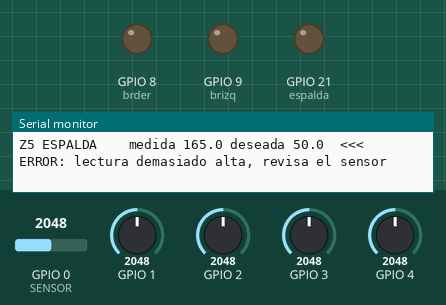
This sketch was run on a simulated ESP32-S3. Shown: output pins drawn as LEDs (lit = HIGH), the last lines printed to the serial monitor. The inputs (shaded band) are chosen by the test bench; at power-on: GPIO 0 (SENSOR) = 2048, GPIO 1 = 2048, GPIO 4 = 2048, GPIO 2 = 2048, GPIO 3 = 2048 (analog values on the 0–4095 scale). EEPROM starts erased; nothing arrives over Bluetooth unless stated; a phone connects over Bluetooth LE 3 s after start; pins used as bus, display or sensor lines are not drawn.

Above: at 3.2 s.
3.3 s: GPIO 0 (SENSOR) set to 655
6.3 s: GPIO 0 (SENSOR) set to 576
At 7.5 s:
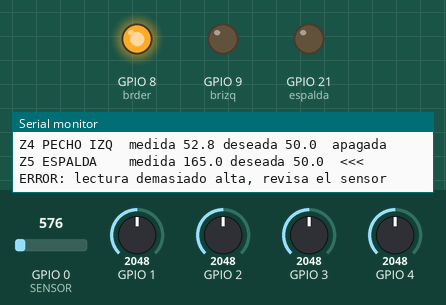
7.8 s: GPIO 1 set to 673
10.5 s: GPIO 1 set to 562
At 11.1 s:
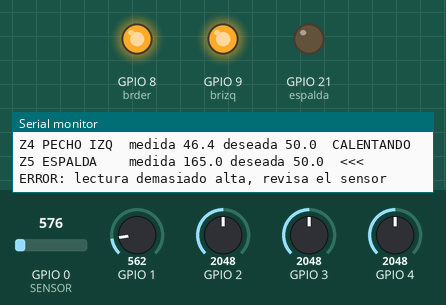
12.0 s: GPIO 4 set to 655
13.5 s: GPIO 4 set to 561
At 14.4 s:
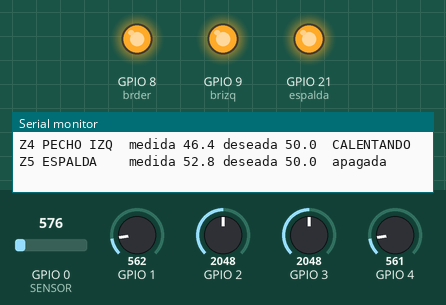
Timing chart, 0 to 16.0 s (numbered marks = the images above; inputs shaded):
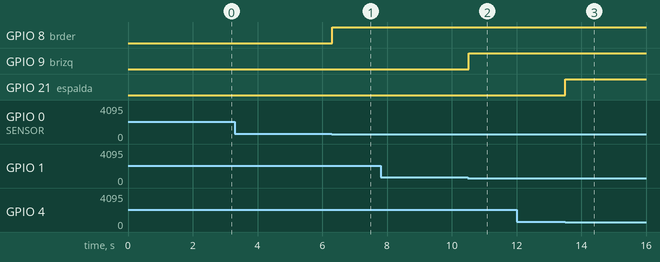

Measured:
- the behaviour switches between 621 and 620 on GPIO 0 (SENSOR) (found by bisection; images 0 and 1)
- the behaviour switches between 621 and 620 on GPIO 1 (found by bisection; images 1 and 2)
- the behaviour switches between 621 and 620 on GPIO 4 (found by bisection; images 2 and 3)
- after the input at 6.3 s, GPIO 8 (brder): LOW → HIGH at once
- after the input at 10.5 s, GPIO 9 (brizq): LOW → HIGH at once
- after the input at 13.5 s, GPIO 21 (espalda): LOW → HIGH at once

The sketch:

buzo_serial_read.ino
```cpp
#include <BLEDevice.h> //CONFIGURACION DE BLE
#include <BLEServer.h>
#include <BLEUtils.h>
#include <EEPROM.h>
float Z1;//BRAZO DERECHO TEMPERATURA PROMEDIO MEDIDA
float Z2;//BRAZO IZQUIERDO TEMPERATURA PROMEDIO MEDIDA
float Z3;//PECHO DERECHO TEMPERATURA PROMEDIO MEDIDA
float Z4;//PECHO IZQUIERDO TEMPERATURA PROMEDIO MEDIDA
float Z5;//ESPALDA TEMPERATURA PROMEDIO MEDIDA
float z1;//BRAZO DERECHO MEDICION
float z2;//BRAZO IZQUIERDO MEDICION
float z3;;//PECHO DERECHO MEDICION
float z4;//PECHO IZQUIERDO MEDICION
float z5;//ESPALDA MEDICION
float t1;//BRAZO DERECHO TEMPERATURA DESEADA
float t2;//BRAZO IZQUIERDO TEMPERATURA DESEADA
float t3;//PECHO DERECHO TEMPERATURA DESEADA
float t4;//PECHO IZQUIERDO TEMPERATURA DESEADA
float t5;//ESPALDA TEMPERATURA DESEADA
#define brder 8//BRAZO DERECHO
#define brizq 9 //BRAZO IZQUIERDO
#define pechoder 10//PECHO DERECHO
#define pechoizq 20//PECHO IZQUIERDO
#define espalda 21//ESPALDA
#define s1 5// ON/OFF
#define s2 6// TEMPERATURA 1
#define s3 7// TEMPERATURA 2
#define SERVICE_UUID        "4fafc201-1fb5-459e-8fcc-c5c9c331914b"
#define CHARACTERISTIC_UUID "beb5483e-36e1-4688-b7f5-ea07361b26a8"

// ============================================================
// NUEVO: FUNCIONES PARA LEER Y ESCRIBIR EN EL MONITOR SERIE
// ============================================================

// NUEVO: imprime una linea con el estado de UNA zona y marca los errores
void lineaZona(const char* nombre, float medida, float deseada) {
  String estado = "";
  if (medida < 2) estado = "  <<< ERROR: sensor desconectado o en corto (la zona se esta CALENTANDO!)";
  else if (medida > 55) estado = "  <<< ERROR: lectura demasiado alta, revisa el sensor";
  else if (medida < deseada) estado = "  CALENTANDO";
  else estado = "  apagada";
  Serial.println(String(nombre) + " medida " + String(medida, 1) + " deseada " + String(deseada, 1) + estado);
}

// NUEVO: imprime el estado de las 5 zonas
void mostrarEstado() {
  Serial.println("----- ESTADO -----");
  lineaZona("Z1 BRAZO DER ", Z1, t1);
  lineaZona("Z2 BRAZO IZQ ", Z2, t2);
  lineaZona("Z3 PECHO DER ", Z3, t3);
  lineaZona("Z4 PECHO IZQ ", Z4, t4);
  lineaZona("Z5 ESPALDA   ", Z5, t5);
}

// NUEVO: interpreta mensajes como "S3=35" (cambia la zona 3 a 35) o "?" (muestra el estado)
// Sirve igual si el mensaje llega por Bluetooth o lo escribes en el Monitor Serie
void procesarComando(String t) {
  t.trim();
  if (t.length() == 0) return;

  if (t == "?") {
    mostrarEstado();
    return;
  }

  int igual = t.indexOf('=');
  if (igual < 2 || (t[0] != 'S' && t[0] != 's')) {
    Serial.println("ERROR: comando no reconocido -> " + t);
    return;
  }

  int zona = t.substring(1, igual).toInt();
  String textoValor = t.substring(igual + 1);
  textoValor.trim();
  float valor = textoValor.toFloat();

  if (zona < 1 || zona > 5) {
    Serial.println("ERROR: zona fuera de rango (1 a 5) -> " + String(zona));
    return;
  }
  if (textoValor.length() == 0 || (valor == 0 && textoValor[0] != '0')) {
    Serial.println("ERROR: el valor no es un numero -> " + textoValor);
    return;
  }
  if (valor < 20 || valor > 50) {
    Serial.println("ERROR: valor fuera de rango (20 a 50) -> " + String(valor, 1));
    return;
  }

  switch (zona) {
    case 1: t1 = valor; break;
    case 2: t2 = valor; break;
    case 3: t3 = valor; break;
    case 4: t4 = valor; break;
    case 5: t5 = valor; break;
  }
  Serial.println("OK: zona " + String(zona) + " deseada " + String(valor, 1));
}

// NUEVO: lee lo que escribes en el Monitor Serie (con "Nueva linea" activado)
void leerSerial() {
  if (Serial.available()) {
    String linea = Serial.readStringUntil('\n');
    Serial.println("Serie recibido: " + linea);
    procesarComando(linea);
  }
}

// Se ejecuta cada vez que el celular escribe algo
class MisCallbacks : public BLECharacteristicCallbacks {
  void onWrite(BLECharacteristic *caracteristica) override {
    auto datos = caracteristica->getValue();

    String texto = "";
    for (size_t i = 0; i < datos.length(); i++) {
      texto += (char)datos[i];
    }

    Serial.print("Recibido: ");
    Serial.println(texto);
    procesarComando(texto);   // NUEVO: ahora el mensaje SI cambia t1..t5
  }
};
void setup() {
  Serial.begin(115200);
  analogReadResolution(12);
  EEPROM.begin(32);
  pinMode(brder,OUTPUT);//CONFIGURACION DE LOS PINES
  pinMode(brizq,OUTPUT);
  pinMode(pechoder,OUTPUT);
  pinMode(pechoizq,OUTPUT);
  pinMode(espalda,OUTPUT);
  pinMode(s1,INPUT);
  pinMode(s2,INPUT);
  pinMode(s3,INPUT);
  delay(2000);   // NUEVO: da tiempo a que el Monitor Serie se conecte
  BLEDevice::init("ESP32_Temp");
  BLEServer *servidor = BLEDevice::createServer();
  BLEService *servicio = servidor->createService(SERVICE_UUID);
  BLECharacteristic *caracteristica = servicio->createCharacteristic(
      CHARACTERISTIC_UUID,
      BLECharacteristic::PROPERTY_READ | BLECharacteristic::PROPERTY_WRITE);
  caracteristica->setCallbacks(new MisCallbacks());
  caracteristica->setValue("Hola");
  servicio->start();
  BLEAdvertising *anuncio = BLEDevice::getAdvertising();
  anuncio->addServiceUUID(SERVICE_UUID);
  BLEDevice::startAdvertising();
  Serial.println("BLE listo. Escribe ? para ver el estado, o S1=30 para cambiar una zona.");
  t1=EEPROM.read(1);
  t2=EEPROM.read(2);
  t3=EEPROM.read(3);
  t4=EEPROM.read(4);
  t5=EEPROM.read(5);
  // NUEVO: muestra lo que habia en la memoria y avisa si no es valido
  Serial.println("Memoria: t1=" + String(t1,0) + " t2=" + String(t2,0) + " t3=" + String(t3,0) + " t4=" + String(t4,0) + " t5=" + String(t5,0));
  if (t1<20||t1>50||t2<20||t2>50||t3<20||t3>50||t4<20||t4>50||t5<20||t5>50) {
    Serial.println("AVISO: la memoria esta vacia o tiene valores no validos. El programa los limitara a 20-50 (un 255 pasa a 50!). Envia S1=..S5=.. para fijar tus valores.");
  }
  }

void loop() {
leerSerial();   // NUEVO: revisa si escribiste algo en el Monitor Serie
for (int r1=0;r1<15; r1++){z1=z1+analogRead(0);};//PROMEDIO DE LAS MEDICIONES EN CADA SENSOR LM 35
Z1=z1/15;
for (int r2=0;r2<15; r2++){z2=z2+analogRead(1);};
Z2=z2/15;
for (int r3=0;r3<15; r3++){z3=z3+analogRead(2);};
Z3=z3/15;
for (int r4=0;r4<15; r4++){z4=z4+analogRead(3);};
Z4=z1/15;   // <<< ERROR: debe ser z4/15 (esta usando la medicion de la zona 1)
for (int r5=0;r5<15; r5++){z5=z5+analogRead(4);};
Z5=z5/15;
Z1=Z1*330/4095 ; //FORMULAS DE TEMPERATURA (CONVERSION VOLTAJE SALIDA LM35 A VALOR DIGITAL)
Z2=Z2*330/4095 ;
Z3=Z3*330/4095 ;
Z4=Z4*330/4095 ;
Z5=Z5*330/4095 ;
z1=0;
z2=0;
z3=0;
z4=0;
z5=0;

t1=constrain(t1,20,50); //LIMITE DE PERSONALIZACION DE TEMPERATURA
t2=constrain(t2,20,50);
t3=constrain(t3,20,50);
t4=constrain(t4,20,50);
t5=constrain(t5,20,50);
EEPROM.write(1,t1); //GUARDADO DE VALOR DE TEMPERATURA EN LA MEMORIA
EEPROM.write(2,t2);
EEPROM.write(3,t3);
EEPROM.write(4,t4);
EEPROM.write(5,t5);
EEPROM.commit(); //CONFIRMACION DE GUARDADO
if(Z1<t1){digitalWrite(brder,HIGH);} else{digitalWrite(brder,LOW);};//SI LA TEMPERATURA DESEADA DE UNA ZONA ES MAYOR A LA MEDIDA SE ACTIVA, EN LA ZONA CORRESPODIENTE EL CALEFACTOR
if(Z2<t2){digitalWrite(brizq,HIGH);} else{digitalWrite(brizq,LOW);};
if(Z3<t3){digitalWrite(pechoder,HIGH);} else{digitalWrite(pechoder,LOW);};
if(Z4<t4){digitalWrite(pechoizq,HIGH);} else{digitalWrite(pechoizq,LOW);};
if(Z5<t5){digitalWrite(espalda,HIGH);} else{digitalWrite(espalda,LOW);};

// NUEVO: cada 3 segundos muestra el estado de las 5 zonas
static unsigned long tEstado = 0;
if (millis() - tEstado >= 3000) {
  tEstado = millis();
  mostrarEstado();
}

}
```
